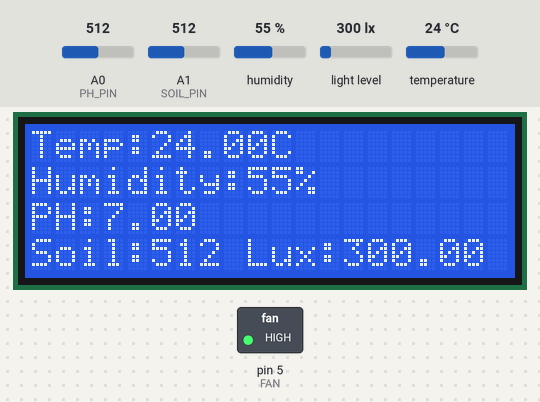
This sketch was run on a simulated Arduino Uno, built with avr-gcc and run on an emulated ATmega328P. On the bench: 20×4 character LCD, switched loads named in the sketch (green lamp = pin HIGH). The test bench sets the inputs (shaded band); at power-on: temperature 24 °C, light level 300 lx, A0 (PH_PIN) = 512, A1 (SOIL_PIN) = 512, humidity 55 %. What the sketch prints to the serial monitor is not drawn.

Above: at 3.2 s.
3.3 s: temperature set to 27.2 °C
At 6.3 s:
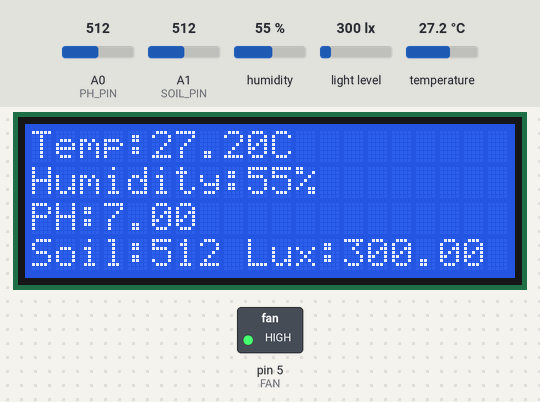
7.2 s: temperature set to 28.6 °C
At 9.6 s:
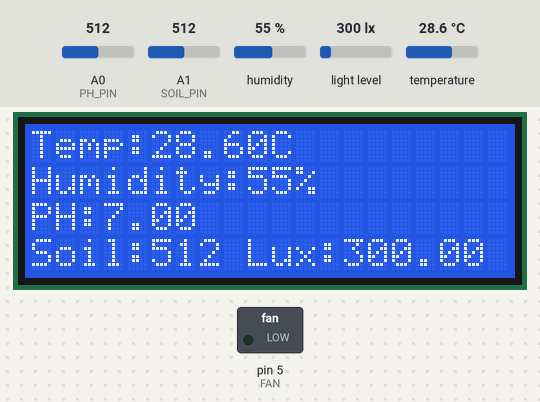
11.1 s: light level set to 40 lx
At 11.7 s:
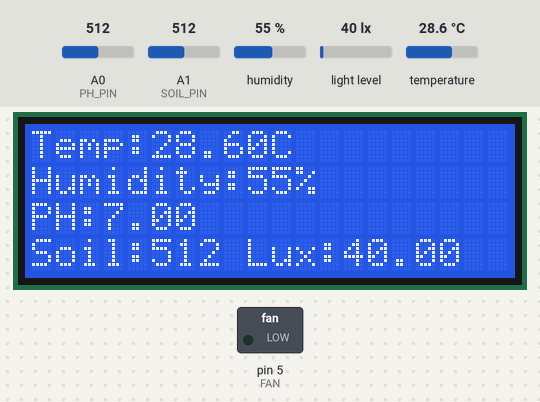
15.0 s: A0 (PH_PIN) set to 716
18.9 s: A1 (SOIL_PIN) set to 716
At 21.5 s:
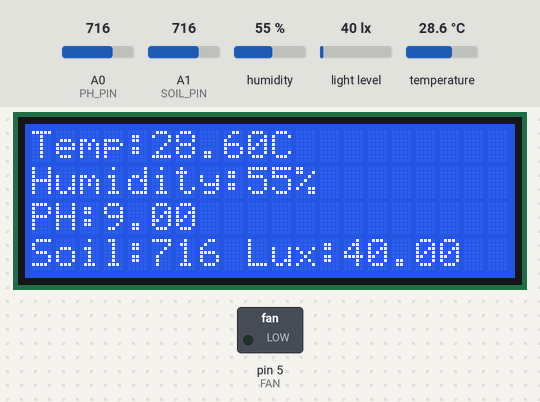
22.8 s: humidity set to 22 %
At 24.8 s:
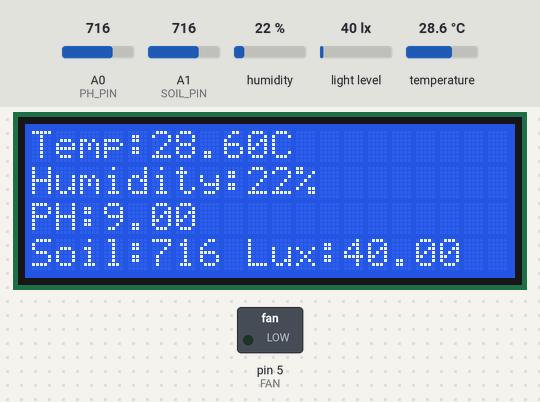
Timing chart, 0 to 26.3 s (numbered marks = the images above; inputs shaded):
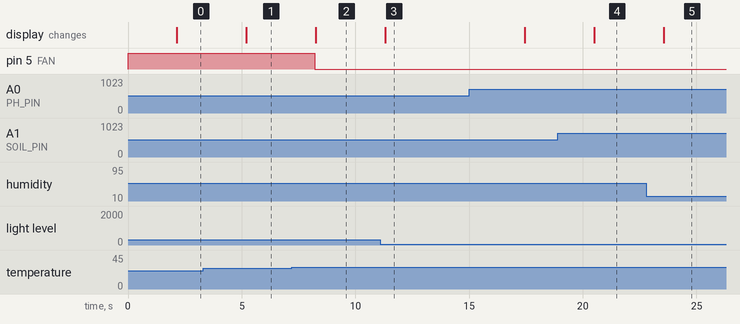

Measured:
- the behaviour switches between 28 and 28.1 °C on temperature (found by bisection; images 1 and 2)
- after the input at 3.3 s, the display: changes after 1.9 s (image 1)
- after the input at 7.2 s, pin 5 (FAN): HIGH → LOW after 1.0 s; the display: changes after 1.1 s (image 2)
- after the input at 11.1 s, the display: changes after 0.22 s (image 3)
- after the input at 18.9 s, the display: changes after 1.6 s (image 4)
- after the input at 22.8 s, the display: changes after 0.76 s (image 5)

The sketch:

data-collector.ino
```cpp
#include <LiquidCrystal_I2C.h>
#include <DHT.h>
#include <Wire.h>
#include <BH1750.h>

// LCD and sensors
LiquidCrystal_I2C lcd(0x27, 20, 4);
#define DHTPIN 6
#define DHTTYPE DHT22
DHT dht(DHTPIN, DHTTYPE);
#define FAN 5
BH1750 lightMeter;
#define PH_PIN A0
#define SOIL_PIN A1

void setup() {
  Serial.begin(9600);
  dht.begin();
  Wire.begin();
  lightMeter.begin();
  pinMode(FAN, OUTPUT);
  digitalWrite(FAN, HIGH);
  lcd.init();
  lcd.backlight();
  lcd.setCursor(0, 0); lcd.print("  Welcome  ");
  delay(2000);
  lcd.clear();
}

void loop() {
  float temperature = dht.readTemperature();
  float humidity = dht.readHumidity();
  float lux = lightMeter.readLightLevel();
  int soilVal = analogRead(SOIL_PIN);
  int phRaw = analogRead(PH_PIN);
  float phValue = map(phRaw, 0, 1023, 0, 14);

  // Fan control
  digitalWrite(FAN, temperature > 28 ? LOW : HIGH);

  // Display
  lcd.clear();
  lcd.setCursor(0, 0); lcd.print("Temp:"); lcd.print(temperature); lcd.print("C");
  lcd.setCursor(0, 1); lcd.print("Humidity:"); lcd.print((int)humidity); lcd.print("%");
  lcd.setCursor(0, 2); lcd.print("PH:"); lcd.print(phValue);
  lcd.setCursor(0, 3); lcd.print("Soil:"); lcd.print(soilVal); lcd.print(" Lux:"); lcd.print(lux);

  // Send via Serial
  Serial.print(temperature); Serial.print(",");
  Serial.print(humidity); Serial.print(",");
  Serial.print(phValue); Serial.print(",");
  Serial.print(soilVal); Serial.print(",");
  Serial.println(lux);

  delay(3000);
}
```
